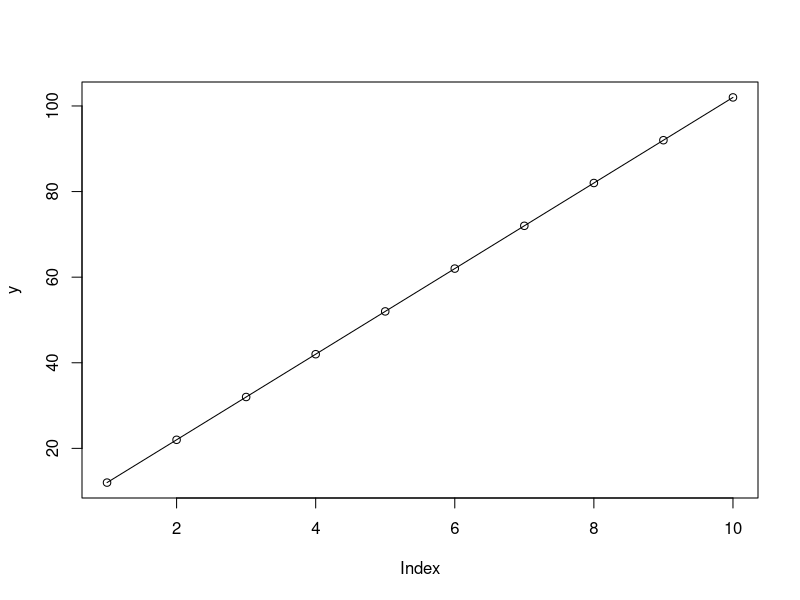
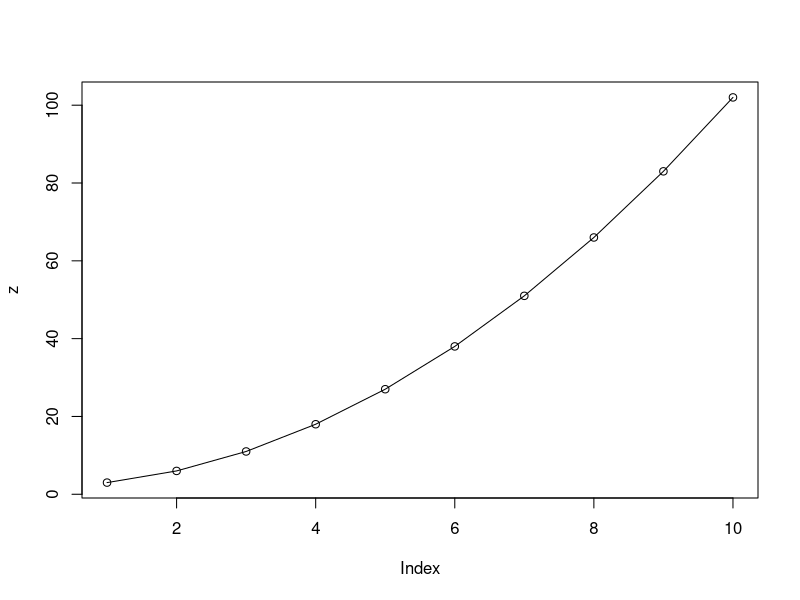

Here is the R script that generated these plots, in order: (Note: this script raises an error after producing the figures.)
## ---- chunk 1
1+1 #adição
2*2 #multiplicação
4/2 #divisão
5^2 #potenciação
5**2 #potenciação
sqrt(100) #radiciação
log(pi) #logaritmo
log10(pi) #logaritmo
seq(1,10) #sequência
(1:10)

a<-10
b<-2
x<-1:10

y=a*x+b
plot(y)
lines(y)

z=x^2+b
plot(z)
lines(z)
## ---- chunk 2
#Bhhaskara -> 4x^2-3*x-1=0
a<-4
b<--3
c<--1

d<-((b^2)-4*a*c)

x1<-(-b+sqrt(d))/(2*a)
x2<-(-b-sqrt(d))/(2*a)

bk<-function(a,b,c){                                                            #em função de a,b,c
  d<-((b^2)-4*a*c)                                                              #definir o delta 
  if (d < 0) {                                                                  #condição matemática básica
    return("A equação não possui raízes reais.")                                #resposta para a condição
  } 
  else {
  x1<-(-b+sqrt(d))/(2*a)                                                        #x1 = +
  x2<-(-b-sqrt(d))/(2*a)                                                        #x2 = -
  return(c(x1,x2))                                                              #resposta
}}


#5x^2-2x+7=0
bk(,,)


#4x^2-3*x-1=0
bk(,,)

rt<-bk(,,)                                                                      #definir as raízes

y_intercept <- c
x_intercecpt <- rt


#Gráfico
curve(a*x^2 + b*x + c,                                                          #definir a função da curva
      from = -5, to = 5,                                                        #limites
      ylim = c(-5, 5),
      add=FALSE)
points(rt,                                                                      #valores dos pontos
       a*rt^2 + b*rt + c,                                                       #função ds pontos
       col = "green", pch = 16)
text(0, y_intercept,                                                            #x,y
     paste("", y_intercept),                                                    #texto e valor
     pos = 4, col = "red")
text(1.5,0,
     paste(""),
     pos = (3), col = "blue")
text(,,
     paste(""),
     pos = (3),col="blue")
abline(h=0)
abline(v=0)
## ---- chunk 3
#Tipos de variáveis
#Numeric
a=0.1
is.numeric(a)
is.integer(a)
as.integer(a)


#interger
b=12L
is.numeric(b)
is.integer(b)


#character ou string
c="geologia"


#logic
d=TRUE
  2+2==4

e=FALSE
  2+2==5
  
class(a)
class(b)
class(c)
class(d)
class(e)
## ---- chunk 4
#matrix -> tabela com variáveis em duas dimensões
matrix<-matrix(1:10, nrow = 5, ncol =2, byrow=FALSE)
matrix

matrix[3,1] #posição
matrix[1,] #linha
matrix[,1] #coluna


#vector -> sequência de valores
par<-seq(2,20,2)
imp<-seq(1,19,2)

cbind(imp,par) #juntar os vetores em uma matriz
rbind(imp,par) #juntar os vetores em uma matriz


#data frame -> "matrix" ue aceita difetentes tipos de variáveis 
A <- c("arenito", "conglomerado", "pelito")
B <- c(2.00, 2.001, 0.063)
C <- c("média", "ruim", "boa")

dados <- data.frame(litologias=A,grainsize=B,selecao=C)
print(dados)


#factor -> utilização para variáveis categóricas
litologia <- factor(c("pelito","arenito","pelito","arenito","pelito","conglomerado","conglomerado")) #criar um factor
  print(litologia)
  levels(litologia)
  print(litologia[2])
  print(litologia[3])

lito_abc <-factor(c("pelito","arenito","pelito","arenito","pelito","conglomerado","conglomerado")) #criando e reorganizando um factor
  lito_abc[1] <- "arenito"
  lito_abc[2] <- "conglomerado"
  lito_abc[3] <- "pelito"
  print(lito_abc)
  print(lito_abc[1])
  
size <- c(pelito = 0.063, arenito = 2, conglomerado = 2.1) #vetor tamanho de grão

  grainsize <- size[match(as.character(lito_abc), names(size))] #organizando o vetor "size" com o vector "litologia"
  dados_lito <- data.frame(Litologia = lito_abc, Tamanho_grao = grainsize) #criando o data frame

print(dados_lito)


#list -> bloco de informações tridimensional (x,y,z) com diferentes tipos de dados
x<-1:4
y<-10:13
z<-2:7
lista<-list(x,y,z)
print(lista)

lista[[2]] #selecionar a lista com dois [[]]
lista[[2]][3] #selecionar a lista com dois [[]] e a posição com um []


#array ->  estrutura multidimensional com mesmo tipos de dados
testemunho <- array(data = c(10,15,10,10,10,15,20,10,15,20,5,5,10,15,20,10), #valores
              dim = c(4,3,2),                                          # quantificação das dimensões
              dimnames = list(poco = c("1","2","3","4"),                    #definição das dimensões
                              lito = c("arenito","conglomerado","pelito"),
                              campo = c("A","B")))
print(testemunho)
